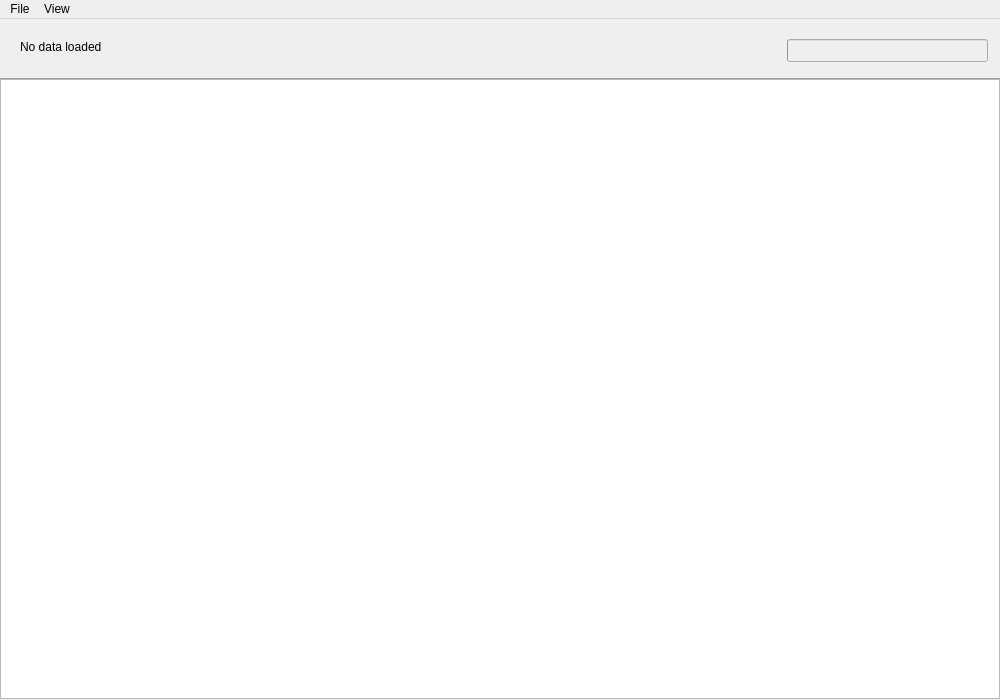
<?xml version="1.0" encoding="UTF-8"?>
<ui version="4.0">
 <class>MainWindow</class>
 <widget class="QMainWindow" name="MainWindow">
  <property name="geometry">
   <rect>
    <x>0</x>
    <y>0</y>
    <width>1000</width>
    <height>700</height>
   </rect>
  </property>
  <property name="windowTitle">
   <string>Visualisierung 1</string>
  </property>
  <widget class="QWidget" name="centralwidget">
   <widget class="QLabel" name="labelTop">
    <property name="geometry">
     <rect>
      <x>20</x>
      <y>20</y>
      <width>1001</width>
      <height>16</height>
     </rect>
    </property>
    <property name="text">
     <string>No data loaded</string>
    </property>
   </widget>
   <widget class="QProgressBar" name="progressBar">
    <property name="enabled">
     <bool>false</bool>
    </property>
    <property name="geometry">
     <rect>
      <x>787</x>
      <y>20</y>
      <width>201</width>
      <height>23</height>
     </rect>
    </property>
    <property name="value">
     <number>0</number>
    </property>
    <property name="textVisible">
     <bool>false</bool>
    </property>
   </widget>
   <widget class="Line" name="line">
    <property name="geometry">
     <rect>
      <x>0</x>
      <y>50</y>
      <width>1011</width>
      <height>20</height>
     </rect>
    </property>
    <property name="orientation">
     <enum>Qt::Horizontal</enum>
    </property>
   </widget>
   <widget class="QGraphicsView" name="graphicsView">
    <property name="geometry">
     <rect>
      <x>0</x>
      <y>60</y>
      <width>1000</width>
      <height>620</height>
     </rect>
    </property>
   </widget>
  </widget>
  <widget class="QMenuBar" name="menubar">
   <property name="geometry">
    <rect>
     <x>0</x>
     <y>0</y>
     <width>1000</width>
     <height>21</height>
    </rect>
   </property>
   <widget class="QMenu" name="menuFile">
    <property name="title">
     <string>File</string>
    </property>
    <addaction name="actionOpen"/>
    <addaction name="separator"/>
    <addaction name="actionClose"/>
   </widget>
   <widget class="QMenu" name="menuView">
    <property name="title">
     <string>View</string>
    </property>
    <addaction name="actionShow_Parallel_Coordinates"/>
    <addaction name="actionShow_Star_Plots"/>
    <addaction name="actionShow_Chernoff_Faces"/>
   </widget>
   <addaction name="menuFile"/>
   <addaction name="menuView"/>
  </widget>
  <action name="actionOpen">
   <property name="text">
    <string>Open ...</string>
   </property>
  </action>
  <action name="actionClose">
   <property name="text">
    <string>Close</string>
   </property>
  </action>
  <action name="actionShow_Parallel_Coordinates">
   <property name="text">
    <string>Show Parallel Coordinates</string>
   </property>
  </action>
  <action name="actionShow_Star_Plots">
   <property name="text">
    <string>Show Star Plots</string>
   </property>
  </action>
  <action name="actionShow_Chernoff_Faces">
   <property name="text">
    <string>Show Chernoff Faces</string>
   </property>
  </action>
 </widget>
 <resources/>
 <connections/>
</ui>
